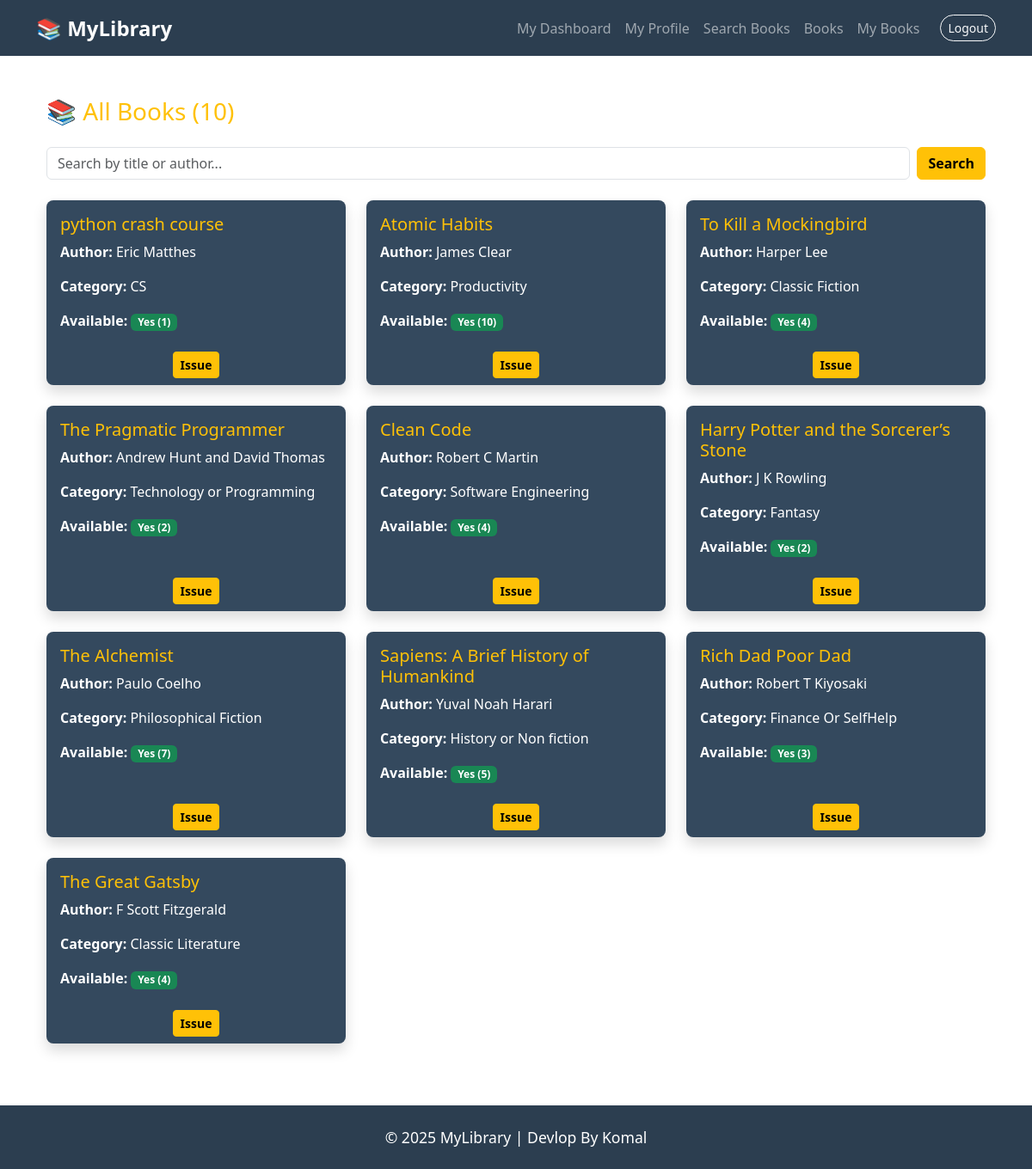
Page /student/all_books/ (signed in) on the committed database.
### mylibrary_app/models.py (models this page shows, shortened)
class Book(models.Model):
    title = models.CharField(max_length=200)
    author = models.CharField(max_length=100)
    category = models.CharField(max_length=100, blank=True, null=True)
    quantity = models.PositiveIntegerField(default=1)
    added_at = models.DateTimeField(auto_now_add=True)
    class Meta:
        db_table = 'Book'

### mylibrary_app/views.py (the view)
# urls.py: path("student/all_books/", views.all_books, name="all_books"),
def all_books(request):
    user_id = request.session.get("student_id")
    if not user_id:
        return redirect("student_login")
    student = Student.objects.get(id=user_id)
    query = request.GET.get("q")  # search query
    if query:
        books = Book.objects.filter(Q(title__icontains=query) | Q(author__icontains=query))
    else:
        books = Book.objects.all()
    return render(request, "student_dashboard.html", {
        "Dashboard": False,
        "my_profile": False,
        "edit_profile": False,
        "my_books": False,
        "all_books": True,
        "student": student,
        "books": books,
        "query": query,
        "quantity": books.count()
    })

### mylibrary_app/templates/student_dashboard.html (shortened to what this page needs)
{% extends 'base.html' %}
{% block navbar %}
  <li class="nav-item"><a class="nav-link" href="{% url 'student_dashboard' %}">My Dashboard</a></li>
  <li class="nav-item"><a class="nav-link" href="{% url 'my_profile' %}">My Profile</a></li>
  <li class="nav-item"><a class="nav-link" href="{% url 'all_books' %}?q=">Search Books</a></li>
  <li class="nav-item"><a class="nav-link" href="{% url 'all_books' %}">Books</a></li>
  <li class="nav-item"><a class="nav-link" href="{% url 'my_books' %}">My Books</a></li>
{% endblock %}
{% block content %}
{% if books %}
<div class="container mt-4">
  <h3 class="text-warning mb-4">📚 All Books ({{ books|length }})</h3>
  <form method="get" action="{% url 'all_books' %}" class="d-flex mb-4">
    <input type="text" name="q" class="form-control me-2"
           placeholder="Search by title or author..."
           value="{{ query|default:'' }}">
    <button class="btn btn-warning fw-bold" type="submit">Search</button>
  </form>
  <div class="row g-4">
    {% for book in books %}
    <div class="col-md-4">
      <div class="card shadow border-0 h-100" style="background-color:#34495E; color:white;">
        <div class="card-body">
          <h5 class="card-title text-warning">{{ book.title }}</h5>
          <p class="card-text"><strong>Author:</strong> {{ book.author }}</p>
          <p class="card-text"><strong>Category:</strong> {{ book.category }}</p>
          <p class="card-text"><strong>Available:</strong>
            {% if book.quantity > 0 %}
              <span class="badge bg-success">Yes ({{ book.quantity }})</span>
            {% else %}
              <span class="badge bg-danger">No</span>
            {% endif %}
          </p>
        </div>
        <div class="card-footer bg-transparent border-0 text-center">
          {% if book.quantity > 0 %}
            <a href="{% url 'issue_book' book.id %}" class="btn btn-sm btn-warning fw-bold">Issue</a>
          {% else %}
            <button class="btn btn-sm btn-secondary" disabled>Not Available</button>
          {% endif %}
        </div>
      </div>
    </div>
    {% empty %}
    <p class="text-white">No books found.</p>
    {% endfor %}
  </div>
</div>
{% endif %}
{% endblock %}

### mylibrary_app/templates/base.html (style rules this page uses)
.card { border-radius: 0.5rem; box-shadow: 0 2px 6px rgba(0,0,0,0.1); }
.nav-link { border-radius: 0.4rem; transition: 0.3s; }

### rows in the picture
Book: title "python crash course", author "Eric Matthes", category "CS", quantity "1", shows "Issue"
Book: title "Atomic Habits", author "James Clear", category "Productivity", quantity "10", shows "Issue"
Book: title "To Kill a Mockingbird", author "Harper Lee", category "Classic Fiction", quantity "4", shows "Issue"
Book: title "The Pragmatic Programmer", author "Andrew Hunt and David Thomas", category "Technology or Programming", quantity "2", shows "Issue"
Book: title "Clean Code", author "Robert C Martin", category "Software Engineering", quantity "4", shows "Issue"
Book: title "Harry Potter and the Sorcerer’s Stone", author "J K Rowling", category "Fantasy", quantity "2", shows "Issue"
Book: title "The Alchemist", author "Paulo Coelho", category "Philosophical Fiction", quantity "7", shows "Issue"
Book: title "Sapiens: A Brief History of Humankind", author "Yuval Noah Harari", category "History or Non fiction", quantity "5", shows "Issue"
Book: title "Rich Dad Poor Dad", author "Robert T Kiyosaki", category "Finance Or SelfHelp", quantity "3", shows "Issue"
Book: title "The Great Gatsby", author "F Scott Fitzgerald", category "Classic Literature", quantity "4", shows "Issue"

### other values in the picture
{{ books|length }} "10"
